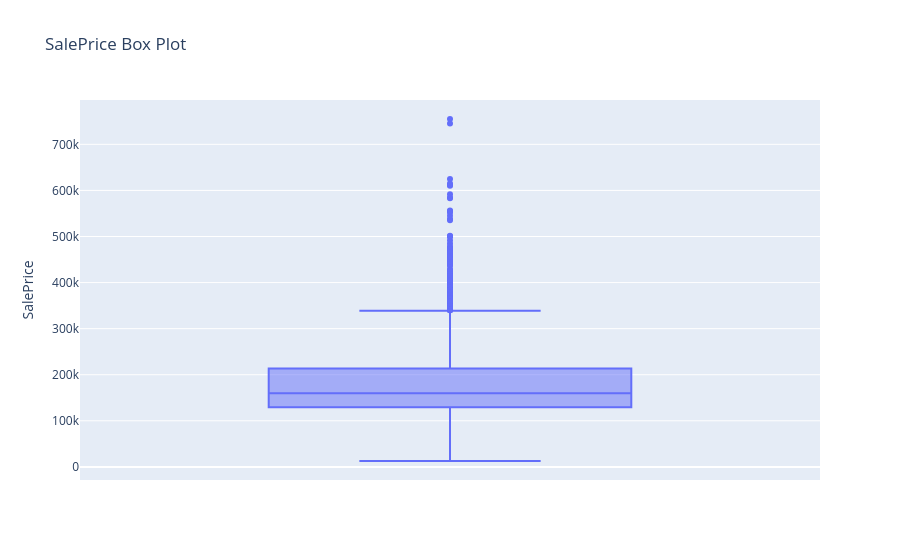

Source (notebook cell):
### Code cell
fig = px.box(
    df,
    y="SalePrice",
    title="SalePrice Box Plot"
)

fig.show()

### Figure 1 — Plotly figure (JSON) as saved in the notebook; plotly's stock layout.template omitted (floating-point values rounded to 4 significant figures; data arrays with more than 128 entries replaced by an {"elided": "..."} marker saying what was removed)
{"data": [{"alignmentgroup": "True", "hovertemplate": "SalePrice=%{y}<extra></extra>", "legendgroup": "", "marker": {"color": "#636efa"}, "name": "", "notched": false, "offsetgroup": "", "orientation": "v", "showlegend": false, "type": "box", "x0": " ", "xaxis": "x", "y": {"elided": "2930 int values"}, "y0": " ", "yaxis": "y"}], "layout": {"boxmode": "group", "legend": {"tracegroupgap": 0}, "title": {"text": "SalePrice Box Plot"}, "xaxis": {"anchor": "y", "domain": [0, 1]}, "yaxis": {"anchor": "x", "domain": [0, 1], "title": {"text": "SalePrice"}}}}
